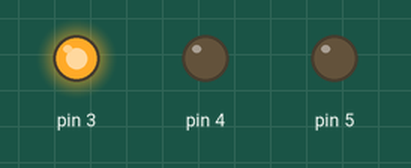
This sketch was run on a simulated Arduino Uno, built with avr-gcc and run on an emulated ATmega328P. Parts: output pins drawn as LEDs (lit = HIGH).

Above: at 1.21 s.
At 2.04 s:
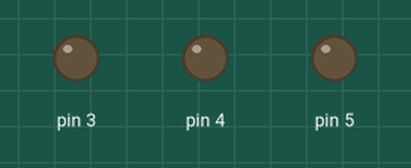
At 2.37 s:
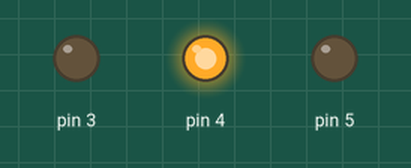
At 2.94 s:
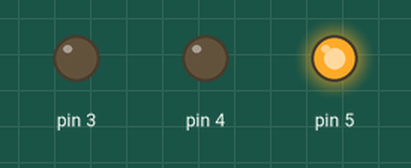
Timing chart, 0 to 3.2 s (numbered marks = the images above):
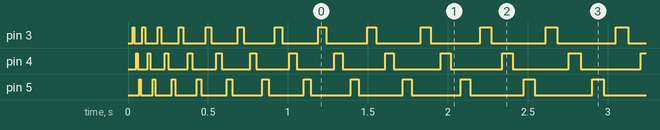

The sketch:

Q04.ino
```cpp
int red = 3;
int yellow = 4;
int green = 5;
int time0 = 5;

void setup() {
  for(int i=3;i<6;i++){
    pinMode(i, OUTPUT);
    digitalWrite(i, LOW);
  }


}

void loop() {
  for(float j=1;j<6000;j+=1.15){
      for(int k=3;k<6;k++){
      digitalWrite(k, HIGH);
      delay(time0*j);
      digitalWrite(k, LOW);
      delay(time0*j);

    }
  }


}
```

Measured:
- by itself, pin 3: repeats every 0.07 s: LOW 0.05 s, HIGH 0.02 s, until it stays LOW from 129.0 s
- by itself, pin 4: repeats every 0.08 s: LOW 0.06 s, HIGH 0.02 s
- by itself, pin 5: repeats every 0.09 s: LOW 0.07 s, HIGH 0.02 s, until it stays LOW from 128.0 s
